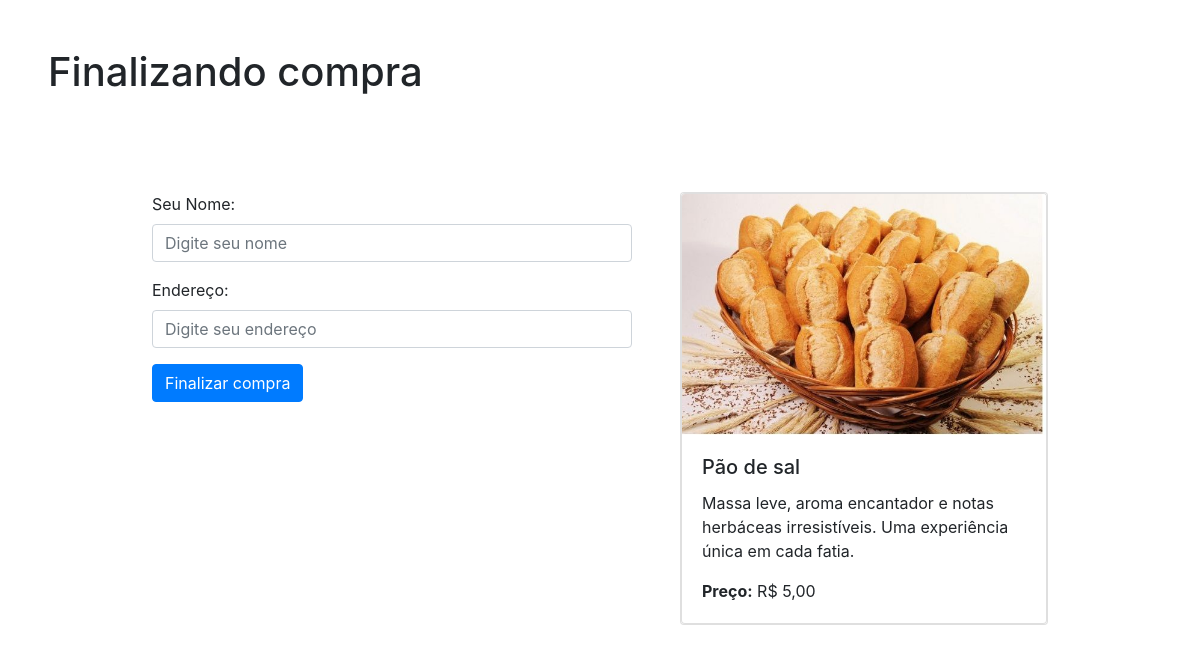
Screenshot of /produto/1/ with the database file from the repository.
### padaria/produtos/models.py (models this page shows)
class Produto(models.Model):
    nome = models.CharField(max_length=200)
    descricao = models.TextField()
    preco = models.DecimalField(max_digits=6, decimal_places=2)
    image = models.ImageField()

### padaria/produtos/views.py (the view)
# urls.py: path('produto/<int:produto_id>/', views.fazer_pedido, name='pedido'),
def fazer_pedido(request, produto_id: int):
    produto = get_object_or_404(Produto, id=produto_id)
    return render(request, 'pedido.html', context={'produto': produto})

### templates/pedido.html (shortened to what this page needs)
<!DOCTYPE html>
<html lang="pt-br">
<head>
    <link rel="stylesheet" href="https://stackpath.bootstrapcdn.com/bootstrap/4.3.1/css/bootstrap.min.css">
</head>
<body>
<h1 class="p-5">Finalizando compra</h1>
<div class="container mt-5 d-flex justify-content-center">
    <form style="width: 30rem;" method="post" action="{% url 'finalizar' produto.id %}">
        <div class="form-group">
            <label for="nome">Seu Nome:</label>
            <input type="text" class="form-control" id="nome" name="nome" placeholder="Digite seu nome">
        </div>
        <div class="form-group">
            <label for="endereco">Endereço:</label>
            <input type="text" class="form-control" id="endereco"  name="endereco" placeholder="Digite seu endereço">
        </div>
        <button type="submit" class="btn btn-primary">Finalizar compra</button>
    </form>
    <div class="mb-3 ml-5">
        <div class="card" style="width: 23rem;">
            <div class="card">
                <img src="{{ produto.image.url }}" class="card-img-top img-fluid" alt="Imagem do Produto">
                <div class="card-body">
                    <h5 class="card-title">{{ produto.nome }}</h5>
                    <p class="card-text">{{ produto.descricao }}</p>
                    <p class="card-text"><strong>Preço:</strong> R$ {{ produto.preco }}</p>
                </div>
            </div>
        </div>
    </div>
</div>
</body>
</html>

### rows the page displays
Produto: image (picture), nome "Pão de sal", descricao "Massa leve, aroma encantador e notas herbáceas irresistíveis. Uma experiência única em cada fatia.", preco "5,00"
